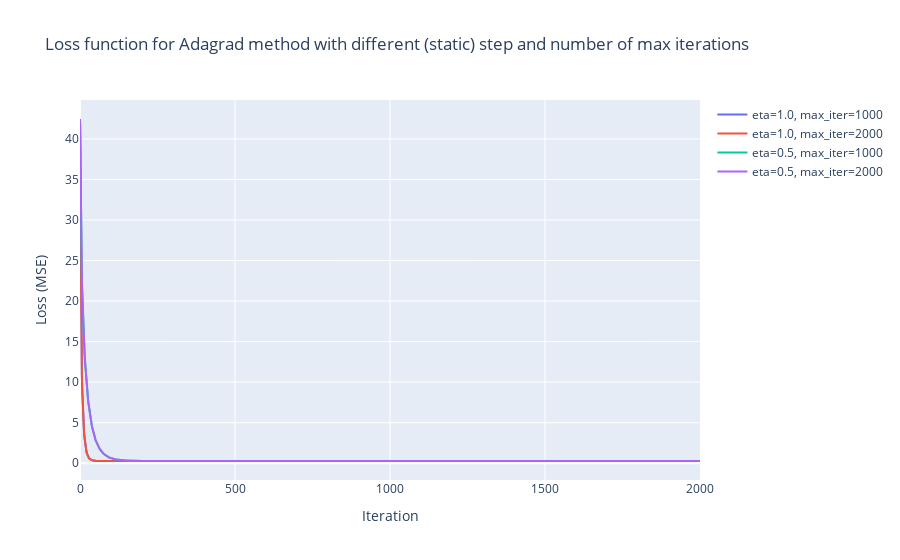

Notebook code cell kept with this figure:
### Code cell
fig = go.Figure()
for i, (eta_i, max_iter_i) in enumerate(product([1., 5e-1], max_iter_list)):
    fig.add_trace(go.Scatter(
        y=loss_list[i], mode="lines", name=f"eta={eta_i}, max_iter={int(max_iter_i)}"
    ))
fig.update_layout(title="Loss function for Adagrad method with different (static) step and number of max iterations", xaxis_title="Iteration", yaxis_title="Loss (MSE)")
fig.show()

### Figure 1 — Plotly figure (JSON) as saved in the notebook; plotly's stock layout.template omitted (floating-point values rounded to 4 significant figures; data arrays with more than 128 entries replaced by an {"elided": "..."} marker saying what was removed)
{"data": [{"mode": "lines", "name": "eta=1.0, max_iter=1000", "y": {"elided": "1001 float values"}, "type": "scatter"}, {"mode": "lines", "name": "eta=1.0, max_iter=2000", "y": {"elided": "2001 float values"}, "type": "scatter"}, {"mode": "lines", "name": "eta=0.5, max_iter=1000", "y": {"elided": "1001 float values"}, "type": "scatter"}, {"mode": "lines", "name": "eta=0.5, max_iter=2000", "y": {"elided": "2001 float values"}, "type": "scatter"}], "layout": {"title": {"text": "Loss function for Adagrad method with different (static) step and number of max iterations"}, "xaxis": {"title": {"text": "Iteration"}}, "yaxis": {"title": {"text": "Loss (MSE)"}}}}
